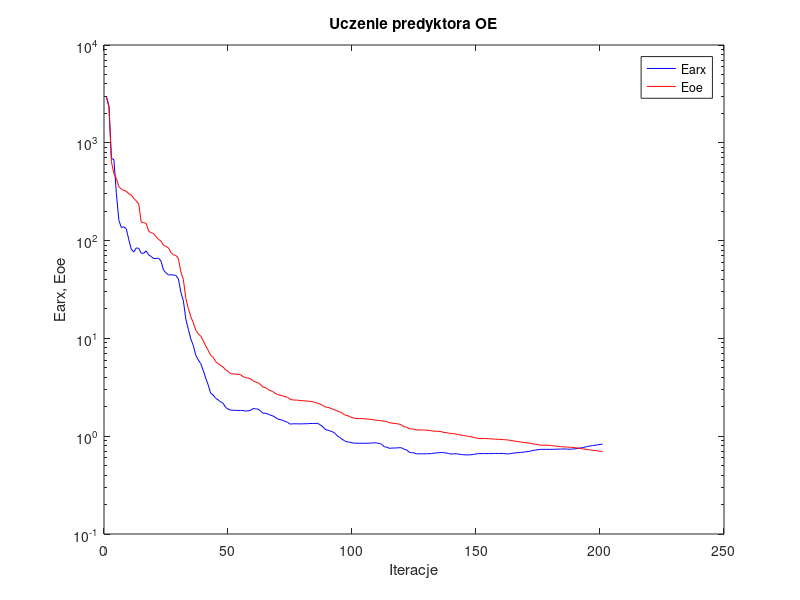
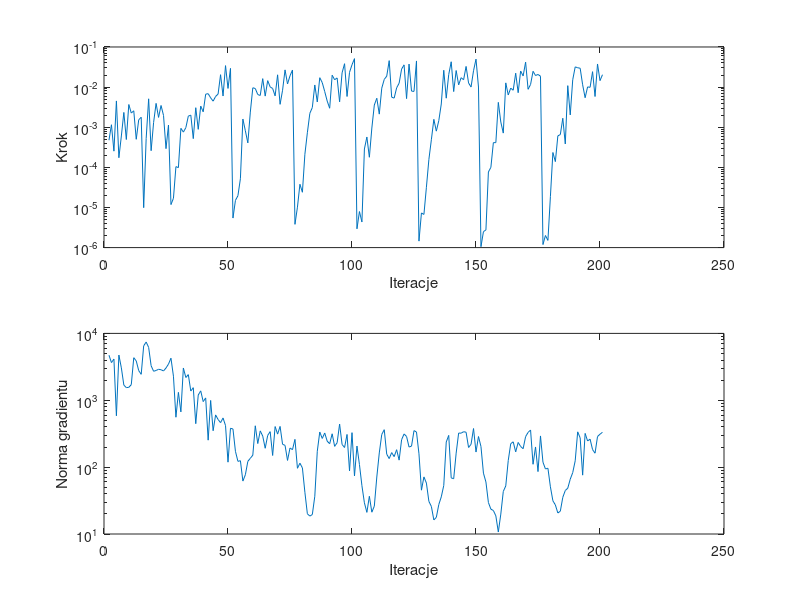

The MATLAB script that drew these images, in order:
%uczenie predyktora oe
clear all;
n=0; farx(n+1)=2.962398e+003; foe(n+1)=2.908808e+003; wspucz(n+1)=0.000000e+000; ng(n+1)=0.000000e+000;
%odnowa zmiennej metryki
n=1; farx(n+1)=2.371619e+003; foe(n+1)=2.331462e+003; krok(n+1)=4.740920e-004; ng(n+1)=4.718417e+003;
n=2; farx(n+1)=6.972311e+002; foe(n+1)=6.390834e+002; krok(n+1)=1.152797e-003; ng(n+1)=3.662158e+003;
n=3; farx(n+1)=6.702536e+002; foe(n+1)=4.828872e+002; krok(n+1)=2.533843e-004; ng(n+1)=4.125423e+003;
n=4; farx(n+1)=3.018239e+002; foe(n+1)=4.304959e+002; krok(n+1)=4.522618e-003; ng(n+1)=5.858445e+002;
n=5; farx(n+1)=1.608091e+002; foe(n+1)=3.557142e+002; krok(n+1)=1.736749e-004; ng(n+1)=4.742632e+003;
n=6; farx(n+1)=1.363147e+002; foe(n+1)=3.363406e+002; krok(n+1)=6.061801e-004; ng(n+1)=3.047560e+003;
n=7; farx(n+1)=1.382424e+002; foe(n+1)=3.252936e+002; krok(n+1)=2.337021e-003; ng(n+1)=1.685135e+003;
n=8; farx(n+1)=1.315828e+002; foe(n+1)=3.204302e+002; krok(n+1)=4.941294e-004; ng(n+1)=1.545699e+003;
n=9; farx(n+1)=1.021589e+002; foe(n+1)=3.012051e+002; krok(n+1)=3.683227e-003; ng(n+1)=1.559405e+003;
n=10; farx(n+1)=8.171518e+001; foe(n+1)=2.919905e+002; krok(n+1)=2.257520e-003; ng(n+1)=1.711418e+003;
n=11; farx(n+1)=7.631321e+001; foe(n+1)=2.704042e+002; krok(n+1)=2.569527e-003; ng(n+1)=4.328513e+003;
n=12; farx(n+1)=8.408821e+001; foe(n+1)=2.545104e+002; krok(n+1)=5.002119e-004; ng(n+1)=3.873758e+003;
n=13; farx(n+1)=8.349746e+001; foe(n+1)=2.372105e+002; krok(n+1)=1.532691e-003; ng(n+1)=2.773931e+003;
n=14; farx(n+1)=7.420463e+001; foe(n+1)=1.545927e+002; krok(n+1)=1.772025e-003; ng(n+1)=2.443838e+003;
n=15; farx(n+1)=7.423587e+001; foe(n+1)=1.524814e+002; krok(n+1)=9.888364e-006; ng(n+1)=6.511906e+003;
n=16; farx(n+1)=7.855999e+001; foe(n+1)=1.500913e+002; krok(n+1)=5.239523e-004; ng(n+1)=7.431141e+003;
n=17; farx(n+1)=7.144593e+001; foe(n+1)=1.247317e+002; krok(n+1)=5.107684e-003; ng(n+1)=6.176762e+003;
n=18; farx(n+1)=6.880102e+001; foe(n+1)=1.204387e+002; krok(n+1)=2.601242e-004; ng(n+1)=3.282957e+003;
n=19; farx(n+1)=6.555370e+001; foe(n+1)=1.182083e+002; krok(n+1)=1.317301e-003; ng(n+1)=2.714394e+003;
n=20; farx(n+1)=6.562754e+001; foe(n+1)=1.094880e+002; krok(n+1)=3.930173e-003; ng(n+1)=2.789417e+003;
n=21; farx(n+1)=6.625282e+001; foe(n+1)=1.028802e+002; krok(n+1)=1.758026e-003; ng(n+1)=2.905146e+003;
n=22; farx(n+1)=6.158156e+001; foe(n+1)=9.872214e+001; krok(n+1)=3.485222e-003; ng(n+1)=2.860884e+003;
n=23; farx(n+1)=4.994959e+001; foe(n+1)=8.947572e+001; krok(n+1)=1.966017e-003; ng(n+1)=2.744592e+003;
n=24; farx(n+1)=4.682347e+001; foe(n+1)=8.717882e+001; krok(n+1)=2.923979e-004; ng(n+1)=3.037141e+003;
n=25; farx(n+1)=4.446078e+001; foe(n+1)=8.436010e+001; krok(n+1)=1.135356e-003; ng(n+1)=3.473610e+003;
%odnowa zmiennej metryki
n=26; farx(n+1)=4.477698e+001; foe(n+1)=7.530835e+001; krok(n+1)=1.180901e-005; ng(n+1)=4.256641e+003;
n=27; farx(n+1)=4.443353e+001; foe(n+1)=7.153462e+001; krok(n+1)=1.693774e-005; ng(n+1)=2.291125e+003;
n=28; farx(n+1)=4.406294e+001; foe(n+1)=7.055417e+001; krok(n+1)=1.042068e-004; ng(n+1)=5.577289e+002;
n=29; farx(n+1)=4.052929e+001; foe(n+1)=6.538162e+001; krok(n+1)=9.833971e-005; ng(n+1)=1.312888e+003;
n=30; farx(n+1)=2.957628e+001; foe(n+1)=4.782694e+001; krok(n+1)=9.381121e-004; ng(n+1)=6.698276e+002;
n=31; farx(n+1)=2.420862e+001; foe(n+1)=4.007356e+001; krok(n+1)=7.559922e-004; ng(n+1)=3.037280e+003;
n=32; farx(n+1)=1.572825e+001; foe(n+1)=2.556923e+001; krok(n+1)=9.756778e-004; ng(n+1)=2.189268e+003;
n=33; farx(n+1)=1.238778e+001; foe(n+1)=2.028805e+001; krok(n+1)=1.891685e-003; ng(n+1)=2.417045e+003;
n=34; farx(n+1)=9.905410e+000; foe(n+1)=1.665679e+001; krok(n+1)=2.000848e-003; ng(n+1)=1.373485e+003;
n=35; farx(n+1)=8.462822e+000; foe(n+1)=1.447396e+001; krok(n+1)=5.202718e-004; ng(n+1)=1.541547e+003;
n=36; farx(n+1)=6.731621e+000; foe(n+1)=1.213156e+001; krok(n+1)=3.065383e-003; ng(n+1)=4.466167e+002;
n=37; farx(n+1)=6.034250e+000; foe(n+1)=1.118601e+001; krok(n+1)=8.861138e-004; ng(n+1)=1.198271e+003;
n=38; farx(n+1)=5.519285e+000; foe(n+1)=1.055749e+001; krok(n+1)=3.363630e-003; ng(n+1)=1.381878e+003;
n=39; farx(n+1)=4.718363e+000; foe(n+1)=9.511361e+000; krok(n+1)=2.422529e-003; ng(n+1)=9.548675e+002;
n=40; farx(n+1)=3.936337e+000; foe(n+1)=8.364803e+000; krok(n+1)=6.669234e-003; ng(n+1)=1.083564e+003;
n=41; farx(n+1)=3.349970e+000; foe(n+1)=7.573921e+000; krok(n+1)=6.853004e-003; ng(n+1)=2.531907e+002;
n=42; farx(n+1)=2.750611e+000; foe(n+1)=6.714897e+000; krok(n+1)=5.414124e-003; ng(n+1)=9.939273e+002;
n=43; farx(n+1)=2.637564e+000; foe(n+1)=6.424338e+000; krok(n+1)=4.464102e-003; ng(n+1)=3.500212e+002;
n=44; farx(n+1)=2.447577e+000; foe(n+1)=5.776857e+000; krok(n+1)=5.852382e-003; ng(n+1)=6.040563e+002;
n=45; farx(n+1)=2.355085e+000; foe(n+1)=5.529251e+000; krok(n+1)=6.699412e-003; ng(n+1)=5.154782e+002;
n=46; farx(n+1)=2.245146e+000; foe(n+1)=5.297275e+000; krok(n+1)=2.038266e-002; ng(n+1)=4.626824e+002;
n=47; farx(n+1)=2.177115e+000; foe(n+1)=5.106338e+000; krok(n+1)=5.999763e-003; ng(n+1)=5.434897e+002;
n=48; farx(n+1)=1.976746e+000; foe(n+1)=4.773227e+000; krok(n+1)=3.432277e-002; ng(n+1)=4.185152e+002;
n=49; farx(n+1)=1.898637e+000; foe(n+1)=4.606256e+000; krok(n+1)=9.267996e-003; ng(n+1)=1.186782e+002;
n=50; farx(n+1)=1.850081e+000; foe(n+1)=4.363794e+000; krok(n+1)=2.928765e-002; ng(n+1)=3.815488e+002;
%odnowa zmiennej metryki
n=51; farx(n+1)=1.843036e+000; foe(n+1)=4.331706e+000; krok(n+1)=5.445135e-006; ng(n+1)=3.716965e+002;
n=52; farx(n+1)=1.835446e+000; foe(n+1)=4.311712e+000; krok(n+1)=1.506057e-005; ng(n+1)=1.722669e+002;
n=53; farx(n+1)=1.832901e+000; foe(n+1)=4.301336e+000; krok(n+1)=1.961815e-005; ng(n+1)=1.220259e+002;
n=54; farx(n+1)=1.835718e+000; foe(n+1)=4.266881e+000; krok(n+1)=5.209949e-005; ng(n+1)=1.247891e+002;
n=55; farx(n+1)=1.830028e+000; foe(n+1)=4.060362e+000; krok(n+1)=1.599773e-003; ng(n+1)=6.183311e+001;
n=56; farx(n+1)=1.808278e+000; foe(n+1)=3.964318e+000; krok(n+1)=8.145474e-004; ng(n+1)=7.695663e+001;
n=57; farx(n+1)=1.815673e+000; foe(n+1)=3.942379e+000; krok(n+1)=4.066412e-004; ng(n+1)=1.221149e+002;
n=58; farx(n+1)=1.834748e+000; foe(n+1)=3.884891e+000; krok(n+1)=2.385598e-003; ng(n+1)=1.355458e+002;
n=59; farx(n+1)=1.914588e+000; foe(n+1)=3.712467e+000; krok(n+1)=9.618292e-003; ng(n+1)=1.509390e+002;
n=60; farx(n+1)=1.905954e+000; foe(n+1)=3.586543e+000; krok(n+1)=9.231023e-003; ng(n+1)=4.152145e+002;
n=61; farx(n+1)=1.896319e+000; foe(n+1)=3.529514e+000; krok(n+1)=6.526603e-003; ng(n+1)=2.252055e+002;
n=62; farx(n+1)=1.829296e+000; foe(n+1)=3.392290e+000; krok(n+1)=6.192369e-003; ng(n+1)=3.484272e+002;
n=63; farx(n+1)=1.718668e+000; foe(n+1)=3.188937e+000; krok(n+1)=1.625772e-002; ng(n+1)=2.912659e+002;
n=64; farx(n+1)=1.716688e+000; foe(n+1)=3.155760e+000; krok(n+1)=5.967857e-003; ng(n+1)=1.915238e+002;
n=65; farx(n+1)=1.687793e+000; foe(n+1)=3.026017e+000; krok(n+1)=1.450364e-002; ng(n+1)=2.980673e+002;
n=66; farx(n+1)=1.646951e+000; foe(n+1)=2.926390e+000; krok(n+1)=1.012183e-002; ng(n+1)=3.393409e+002;
n=67; farx(n+1)=1.617206e+000; foe(n+1)=2.873910e+000; krok(n+1)=9.231023e-003; ng(n+1)=1.493995e+002;
n=68; farx(n+1)=1.560452e+000; foe(n+1)=2.748073e+000; krok(n+1)=6.042575e-003; ng(n+1)=4.044437e+002;
n=69; farx(n+1)=1.501552e+000; foe(n+1)=2.664072e+000; krok(n+1)=2.025137e-002; ng(n+1)=3.118109e+002;
n=70; farx(n+1)=1.479240e+000; foe(n+1)=2.625071e+000; krok(n+1)=3.722051e-003; ng(n+1)=4.065020e+002;
n=71; farx(n+1)=1.456904e+000; foe(n+1)=2.587360e+000; krok(n+1)=8.350786e-003; ng(n+1)=2.196688e+002;
n=72; farx(n+1)=1.418136e+000; foe(n+1)=2.535487e+000; krok(n+1)=2.687524e-002; ng(n+1)=2.118389e+002;
n=73; farx(n+1)=1.388823e+000; foe(n+1)=2.497056e+000; krok(n+1)=1.196180e-002; ng(n+1)=1.259858e+002;
n=74; farx(n+1)=1.330057e+000; foe(n+1)=2.396517e+000; krok(n+1)=1.912971e-002; ng(n+1)=1.933266e+002;
n=75; farx(n+1)=1.338334e+000; foe(n+1)=2.350793e+000; krok(n+1)=2.667694e-002; ng(n+1)=1.825310e+002;
%odnowa zmiennej metryki
n=76; farx(n+1)=1.338762e+000; foe(n+1)=2.340866e+000; krok(n+1)=3.799239e-006; ng(n+1)=2.601699e+002;
n=77; farx(n+1)=1.338208e+000; foe(n+1)=2.336725e+000; krok(n+1)=1.018440e-005; ng(n+1)=9.612785e+001;
n=78; farx(n+1)=1.335947e+000; foe(n+1)=2.318711e+000; krok(n+1)=3.791849e-005; ng(n+1)=1.144890e+002;
n=79; farx(n+1)=1.338337e+000; foe(n+1)=2.308229e+000; krok(n+1)=2.394830e-005; ng(n+1)=9.734503e+001;
n=80; farx(n+1)=1.341619e+000; foe(n+1)=2.295810e+000; krok(n+1)=2.117778e-004; ng(n+1)=4.212608e+001;
n=81; farx(n+1)=1.341318e+000; foe(n+1)=2.287057e+000; krok(n+1)=7.286945e-004; ng(n+1)=2.007465e+001;
n=82; farx(n+1)=1.347342e+000; foe(n+1)=2.269108e+000; krok(n+1)=2.222834e-003; ng(n+1)=1.853911e+001;
n=83; farx(n+1)=1.349154e+000; foe(n+1)=2.259221e+000; krok(n+1)=3.096185e-003; ng(n+1)=1.954491e+001;
n=84; farx(n+1)=1.348726e+000; foe(n+1)=2.215781e+000; krok(n+1)=1.131031e-002; ng(n+1)=3.668775e+001;
n=85; farx(n+1)=1.356023e+000; foe(n+1)=2.178332e+000; krok(n+1)=4.258262e-003; ng(n+1)=1.727092e+002;
n=86; farx(n+1)=1.314909e+000; foe(n+1)=2.130679e+000; krok(n+1)=1.715934e-002; ng(n+1)=3.352474e+002;
n=87; farx(n+1)=1.268042e+000; foe(n+1)=2.074731e+000; krok(n+1)=1.296098e-002; ng(n+1)=2.684031e+002;
n=88; farx(n+1)=1.182601e+000; foe(n+1)=2.000842e+000; krok(n+1)=7.737158e-003; ng(n+1)=3.240434e+002;
n=89; farx(n+1)=1.156880e+000; foe(n+1)=1.971682e+000; krok(n+1)=4.481978e-003; ng(n+1)=2.443167e+002;
n=90; farx(n+1)=1.136062e+000; foe(n+1)=1.949000e+000; krok(n+1)=2.972972e-003; ng(n+1)=2.241090e+002;
n=91; farx(n+1)=1.112599e+000; foe(n+1)=1.899953e+000; krok(n+1)=1.979909e-002; ng(n+1)=3.152805e+002;
n=92; farx(n+1)=1.080615e+000; foe(n+1)=1.862277e+000; krok(n+1)=1.526430e-002; ng(n+1)=2.045203e+002;
n=93; farx(n+1)=1.010623e+000; foe(n+1)=1.811399e+000; krok(n+1)=1.694661e-002; ng(n+1)=2.316868e+002;
n=94; farx(n+1)=9.734128e-001; foe(n+1)=1.778011e+000; krok(n+1)=4.290347e-003; ng(n+1)=4.404504e+002;
n=95; farx(n+1)=9.325030e-001; foe(n+1)=1.727782e+000; krok(n+1)=2.272397e-002; ng(n+1)=2.181116e+002;
n=96; farx(n+1)=8.972241e-001; foe(n+1)=1.650766e+000; krok(n+1)=3.832769e-002; ng(n+1)=1.966968e+002;
n=97; farx(n+1)=8.769260e-001; foe(n+1)=1.631376e+000; krok(n+1)=5.836445e-003; ng(n+1)=3.081862e+002;
n=98; farx(n+1)=8.678509e-001; foe(n+1)=1.590825e+000; krok(n+1)=2.331822e-002; ng(n+1)=8.781510e+001;
n=99; farx(n+1)=8.560990e-001; foe(n+1)=1.551219e+000; krok(n+1)=3.604146e-002; ng(n+1)=3.277749e+002;
n=100; farx(n+1)=8.488192e-001; foe(n+1)=1.523992e+000; krok(n+1)=5.127576e-002; ng(n+1)=7.384351e+001;
%odnowa zmiennej metryki
n=101; farx(n+1)=8.481226e-001; foe(n+1)=1.518615e+000; krok(n+1)=2.938190e-006; ng(n+1)=2.068599e+002;
n=102; farx(n+1)=8.472294e-001; foe(n+1)=1.514972e+000; krok(n+1)=7.918258e-006; ng(n+1)=1.094875e+002;
n=103; farx(n+1)=8.470263e-001; foe(n+1)=1.514534e+000; krok(n+1)=4.345419e-006; ng(n+1)=5.275175e+001;
n=104; farx(n+1)=8.463153e-001; foe(n+1)=1.506996e+000; krok(n+1)=2.873709e-004; ng(n+1)=2.926405e+001;
n=105; farx(n+1)=8.469801e-001; foe(n+1)=1.498947e+000; krok(n+1)=5.704577e-004; ng(n+1)=2.106279e+001;
n=106; farx(n+1)=8.491244e-001; foe(n+1)=1.490853e+000; krok(n+1)=1.784716e-004; ng(n+1)=3.666337e+001;
n=107; farx(n+1)=8.515616e-001; foe(n+1)=1.481663e+000; krok(n+1)=9.546530e-004; ng(n+1)=2.118726e+001;
n=108; farx(n+1)=8.563582e-001; foe(n+1)=1.467679e+000; krok(n+1)=3.576264e-003; ng(n+1)=2.612278e+001;
n=109; farx(n+1)=8.521397e-001; foe(n+1)=1.455687e+000; krok(n+1)=5.274350e-003; ng(n+1)=7.111125e+001;
n=110; farx(n+1)=8.440103e-001; foe(n+1)=1.446432e+000; krok(n+1)=2.121656e-003; ng(n+1)=1.631515e+002;
n=111; farx(n+1)=8.257625e-001; foe(n+1)=1.436994e+000; krok(n+1)=9.424758e-003; ng(n+1)=3.083356e+002;
n=112; farx(n+1)=7.804725e-001; foe(n+1)=1.421136e+000; krok(n+1)=1.556168e-002; ng(n+1)=3.629956e+002;
n=113; farx(n+1)=7.725699e-001; foe(n+1)=1.410789e+000; krok(n+1)=1.873553e-002; ng(n+1)=1.560827e+002;
n=114; farx(n+1)=7.519794e-001; foe(n+1)=1.373201e+000; krok(n+1)=4.568872e-002; ng(n+1)=1.342648e+002;
n=115; farx(n+1)=7.555113e-001; foe(n+1)=1.361312e+000; krok(n+1)=5.608324e-003; ng(n+1)=1.650391e+002;
n=116; farx(n+1)=7.582938e-001; foe(n+1)=1.353259e+000; krok(n+1)=5.318174e-003; ng(n+1)=1.436154e+002;
n=117; farx(n+1)=7.579730e-001; foe(n+1)=1.343807e+000; krok(n+1)=9.600724e-003; ng(n+1)=1.823081e+002;
n=118; farx(n+1)=7.631110e-001; foe(n+1)=1.329976e+000; krok(n+1)=1.251384e-002; ng(n+1)=1.272536e+002;
n=119; farx(n+1)=7.608919e-001; foe(n+1)=1.301295e+000; krok(n+1)=2.812841e-002; ng(n+1)=2.573934e+002;
n=120; farx(n+1)=7.366183e-001; foe(n+1)=1.248912e+000; krok(n+1)=3.585583e-002; ng(n+1)=3.134691e+002;
n=121; farx(n+1)=7.254475e-001; foe(n+1)=1.236728e+000; krok(n+1)=5.167850e-003; ng(n+1)=2.872685e+002;
n=122; farx(n+1)=6.876160e-001; foe(n+1)=1.194272e+000; krok(n+1)=3.751412e-002; ng(n+1)=1.997143e+002;
n=123; farx(n+1)=6.782900e-001; foe(n+1)=1.187134e+000; krok(n+1)=7.954572e-003; ng(n+1)=2.062144e+002;
n=124; farx(n+1)=6.757526e-001; foe(n+1)=1.181129e+000; krok(n+1)=7.805422e-003; ng(n+1)=3.519002e+002;
n=125; farx(n+1)=6.603329e-001; foe(n+1)=1.159693e+000; krok(n+1)=4.486659e-002; ng(n+1)=3.347412e+002;
%odnowa zmiennej metryki
n=126; farx(n+1)=6.604752e-001; foe(n+1)=1.158056e+000; krok(n+1)=1.450279e-006; ng(n+1)=1.583627e+002;
n=127; farx(n+1)=6.606170e-001; foe(n+1)=1.157322e+000; krok(n+1)=7.304702e-006; ng(n+1)=4.522964e+001;
n=128; farx(n+1)=6.607918e-001; foe(n+1)=1.156250e+000; krok(n+1)=6.697231e-006; ng(n+1)=7.146333e+001;
n=129; farx(n+1)=6.607578e-001; foe(n+1)=1.152177e+000; krok(n+1)=3.190024e-005; ng(n+1)=5.776618e+001;
n=130; farx(n+1)=6.620538e-001; foe(n+1)=1.146698e+000; krok(n+1)=1.573799e-004; ng(n+1)=3.074239e+001;
n=131; farx(n+1)=6.649067e-001; foe(n+1)=1.136373e+000; krok(n+1)=4.875677e-004; ng(n+1)=2.584130e+001;
n=132; farx(n+1)=6.710686e-001; foe(n+1)=1.127078e+000; krok(n+1)=1.573435e-003; ng(n+1)=1.623305e+001;
n=133; farx(n+1)=6.742241e-001; foe(n+1)=1.123551e+000; krok(n+1)=7.989279e-004; ng(n+1)=1.772872e+001;
n=134; farx(n+1)=6.775560e-001; foe(n+1)=1.119980e+000; krok(n+1)=1.463096e-003; ng(n+1)=2.759055e+001;
n=135; farx(n+1)=6.816873e-001; foe(n+1)=1.113395e+000; krok(n+1)=3.799123e-003; ng(n+1)=3.593777e+001;
n=136; farx(n+1)=6.780179e-001; foe(n+1)=1.093400e+000; krok(n+1)=2.629130e-002; ng(n+1)=5.319296e+001;
n=137; farx(n+1)=6.748016e-001; foe(n+1)=1.088886e+000; krok(n+1)=5.294040e-003; ng(n+1)=2.373454e+002;
n=138; farx(n+1)=6.648138e-001; foe(n+1)=1.075058e+000; krok(n+1)=2.055621e-002; ng(n+1)=2.983254e+002;
n=139; farx(n+1)=6.564948e-001; foe(n+1)=1.065372e+000; krok(n+1)=4.284718e-002; ng(n+1)=6.912602e+001;
n=140; farx(n+1)=6.612248e-001; foe(n+1)=1.061463e+000; krok(n+1)=7.741423e-003; ng(n+1)=6.699037e+001;
n=141; farx(n+1)=6.609091e-001; foe(n+1)=1.051969e+000; krok(n+1)=2.590317e-002; ng(n+1)=1.621289e+002;
n=142; farx(n+1)=6.567747e-001; foe(n+1)=1.036632e+000; krok(n+1)=1.136409e-002; ng(n+1)=3.232907e+002;
n=143; farx(n+1)=6.503105e-001; foe(n+1)=1.025307e+000; krok(n+1)=1.716139e-002; ng(n+1)=3.219501e+002;
n=144; farx(n+1)=6.455514e-001; foe(n+1)=1.016486e+000; krok(n+1)=1.525264e-002; ng(n+1)=3.386827e+002;
n=145; farx(n+1)=6.441979e-001; foe(n+1)=1.005505e+000; krok(n+1)=3.277333e-002; ng(n+1)=3.327959e+002;
n=146; farx(n+1)=6.435859e-001; foe(n+1)=9.979550e-001; krok(n+1)=1.269968e-002; ng(n+1)=1.968221e+002;
n=147; farx(n+1)=6.459063e-001; foe(n+1)=9.898787e-001; krok(n+1)=1.004414e-002; ng(n+1)=2.192750e+002;
n=148; farx(n+1)=6.522086e-001; foe(n+1)=9.734457e-001; krok(n+1)=2.556569e-002; ng(n+1)=3.779768e+002;
n=149; farx(n+1)=6.584766e-001; foe(n+1)=9.577051e-001; krok(n+1)=4.978790e-002; ng(n+1)=1.681184e+002;
n=150; farx(n+1)=6.635659e-001; foe(n+1)=9.484369e-001; krok(n+1)=1.004414e-002; ng(n+1)=2.869295e+002;
%odnowa zmiennej metryki
n=151; farx(n+1)=6.635991e-001; foe(n+1)=9.468348e-001; krok(n+1)=1.053974e-006; ng(n+1)=2.033553e+002;
n=152; farx(n+1)=6.636640e-001; foe(n+1)=9.462398e-001; krok(n+1)=2.499886e-006; ng(n+1)=8.128331e+001;
n=153; farx(n+1)=6.637475e-001; foe(n+1)=9.458848e-001; krok(n+1)=2.756683e-006; ng(n+1)=5.997444e+001;
n=154; farx(n+1)=6.639222e-001; foe(n+1)=9.439955e-001; krok(n+1)=7.662760e-005; ng(n+1)=2.958507e+001;
n=155; farx(n+1)=6.641863e-001; foe(n+1)=9.419969e-001; krok(n+1)=1.001480e-004; ng(n+1)=2.351231e+001;
n=156; farx(n+1)=6.658050e-001; foe(n+1)=9.350262e-001; krok(n+1)=4.129136e-004; ng(n+1)=2.247838e+001;
n=157; farx(n+1)=6.664707e-001; foe(n+1)=9.318104e-001; krok(n+1)=4.129136e-004; ng(n+1)=1.867613e+001;
n=158; farx(n+1)=6.661595e-001; foe(n+1)=9.295703e-001; krok(n+1)=4.162174e-003; ng(n+1)=1.070260e+001;
n=159; farx(n+1)=6.663588e-001; foe(n+1)=9.249344e-001; krok(n+1)=1.350546e-003; ng(n+1)=1.984012e+001;
n=160; farx(n+1)=6.662203e-001; foe(n+1)=9.232881e-001; krok(n+1)=7.139873e-004; ng(n+1)=4.327003e+001;
n=161; farx(n+1)=6.607361e-001; foe(n+1)=9.186145e-001; krok(n+1)=1.274938e-002; ng(n+1)=5.240747e+001;
n=162; farx(n+1)=6.586973e-001; foe(n+1)=9.139035e-001; krok(n+1)=6.374691e-003; ng(n+1)=1.255271e+002;
n=163; farx(n+1)=6.645452e-001; foe(n+1)=9.053345e-001; krok(n+1)=9.428457e-003; ng(n+1)=2.240502e+002;
n=164; farx(n+1)=6.713916e-001; foe(n+1)=8.975600e-001; krok(n+1)=8.360316e-003; ng(n+1)=2.391237e+002;
n=165; farx(n+1)=6.767692e-001; foe(n+1)=8.884942e-001; krok(n+1)=2.223039e-002; ng(n+1)=1.690849e+002;
n=166; farx(n+1)=6.780179e-001; foe(n+1)=8.798242e-001; krok(n+1)=7.251821e-003; ng(n+1)=2.339956e+002;
n=167; farx(n+1)=6.825942e-001; foe(n+1)=8.735348e-001; krok(n+1)=2.521242e-002; ng(n+1)=2.036921e+002;
n=168; farx(n+1)=6.852969e-001; foe(n+1)=8.653617e-001; krok(n+1)=1.895365e-002; ng(n+1)=1.885940e+002;
n=169; farx(n+1)=6.931189e-001; foe(n+1)=8.579210e-001; krok(n+1)=4.194258e-002; ng(n+1)=2.860667e+002;
n=170; farx(n+1)=6.966258e-001; foe(n+1)=8.537183e-001; krok(n+1)=8.816889e-003; ng(n+1)=3.305419e+002;
n=171; farx(n+1)=7.041882e-001; foe(n+1)=8.456120e-001; krok(n+1)=1.163808e-002; ng(n+1)=3.586793e+002;
n=172; farx(n+1)=7.160221e-001; foe(n+1)=8.348276e-001; krok(n+1)=2.476948e-002; ng(n+1)=1.103475e+002;
n=173; farx(n+1)=7.218375e-001; foe(n+1)=8.283874e-001; krok(n+1)=1.945154e-002; ng(n+1)=2.002853e+002;
n=174; farx(n+1)=7.280822e-001; foe(n+1)=8.182540e-001; krok(n+1)=2.065111e-002; ng(n+1)=8.574987e+001;
n=175; farx(n+1)=7.335000e-001; foe(n+1)=8.099821e-001; krok(n+1)=1.869617e-002; ng(n+1)=2.927898e+002;
%odnowa zmiennej metryki
n=176; farx(n+1)=7.335280e-001; foe(n+1)=8.091788e-001; krok(n+1)=1.190105e-006; ng(n+1)=1.184792e+002;
n=177; farx(n+1)=7.335683e-001; foe(n+1)=8.085860e-001; krok(n+1)=2.002554e-006; ng(n+1)=9.392233e+001;
n=178; farx(n+1)=7.335860e-001; foe(n+1)=8.081065e-001; krok(n+1)=1.510980e-006; ng(n+1)=9.624778e+001;
n=179; farx(n+1)=7.336255e-001; foe(n+1)=8.060261e-001; krok(n+1)=1.868136e-005; ng(n+1)=5.079245e+001;
n=180; farx(n+1)=7.348034e-001; foe(n+1)=7.968270e-001; krok(n+1)=2.344688e-004; ng(n+1)=3.141381e+001;
n=181; farx(n+1)=7.354233e-001; foe(n+1)=7.938589e-001; krok(n+1)=1.389822e-004; ng(n+1)=2.721587e+001;
n=182; farx(n+1)=7.371814e-001; foe(n+1)=7.870512e-001; krok(n+1)=6.093339e-004; ng(n+1)=2.061132e+001;
n=183; farx(n+1)=7.393225e-001; foe(n+1)=7.817260e-001; krok(n+1)=6.552053e-004; ng(n+1)=2.195687e+001;
n=184; farx(n+1)=7.402053e-001; foe(n+1)=7.791482e-001; krok(n+1)=1.674853e-003; ng(n+1)=3.539047e+001;
n=185; farx(n+1)=7.405567e-001; foe(n+1)=7.780886e-001; krok(n+1)=3.831728e-004; ng(n+1)=4.473663e+001;
n=186; farx(n+1)=7.371896e-001; foe(n+1)=7.728789e-001; krok(n+1)=1.086709e-002; ng(n+1)=4.842485e+001;
n=187; farx(n+1)=7.359032e-001; foe(n+1)=7.708953e-001; krok(n+1)=2.027075e-003; ng(n+1)=6.602077e+001;
n=188; farx(n+1)=7.401469e-001; foe(n+1)=7.687841e-001; krok(n+1)=1.522640e-002; ng(n+1)=8.274872e+001;
n=189; farx(n+1)=7.433348e-001; foe(n+1)=7.630671e-001; krok(n+1)=3.192743e-002; ng(n+1)=1.244611e+002;
n=190; farx(n+1)=7.519918e-001; foe(n+1)=7.561185e-001; krok(n+1)=3.037029e-002; ng(n+1)=3.370385e+002;
n=191; farx(n+1)=7.576402e-001; foe(n+1)=7.496451e-001; krok(n+1)=2.954351e-002; ng(n+1)=2.739374e+002;
n=192; farx(n+1)=7.645073e-001; foe(n+1)=7.435086e-001; krok(n+1)=1.142218e-002; ng(n+1)=7.590901e+001;
n=193; farx(n+1)=7.742303e-001; foe(n+1)=7.363073e-001; krok(n+1)=5.433546e-003; ng(n+1)=3.195332e+002;
n=194; farx(n+1)=7.866337e-001; foe(n+1)=7.282810e-001; krok(n+1)=1.012183e-002; ng(n+1)=2.460311e+002;
n=195; farx(n+1)=7.924389e-001; foe(n+1)=7.248172e-001; krok(n+1)=9.876893e-003; ng(n+1)=2.621775e+002;
n=196; farx(n+1)=8.026670e-001; foe(n+1)=7.181824e-001; krok(n+1)=2.426108e-002; ng(n+1)=1.828677e+002;
n=197; farx(n+1)=8.073969e-001; foe(n+1)=7.146828e-001; krok(n+1)=5.829556e-003; ng(n+1)=1.615926e+002;
n=198; farx(n+1)=8.158041e-001; foe(n+1)=7.078844e-001; krok(n+1)=3.769903e-002; ng(n+1)=2.869871e+002;
n=199; farx(n+1)=8.241861e-001; foe(n+1)=7.027284e-001; krok(n+1)=1.450364e-002; ng(n+1)=3.106982e+002;
n=200; farx(n+1)=8.315070e-001; foe(n+1)=6.971409e-001; krok(n+1)=2.038266e-002; ng(n+1)=3.322248e+002;

figure; semilogy(farx,'b'); hold on; semilogy(foe,'r'); xlabel('Iteracje'); ylabel('Earx, Eoe'); legend('Earx','Eoe'); title('Uczenie predyktora OE');
figure; subplot(2,1,1); semilogy(krok); xlabel('Iteracje'); ylabel('Krok');
subplot(2,1,2); semilogy(ng); xlabel('Iteracje'); ylabel('Norma gradientu');
Earx=farx(n+1)
Eoe=foe(n+1)
